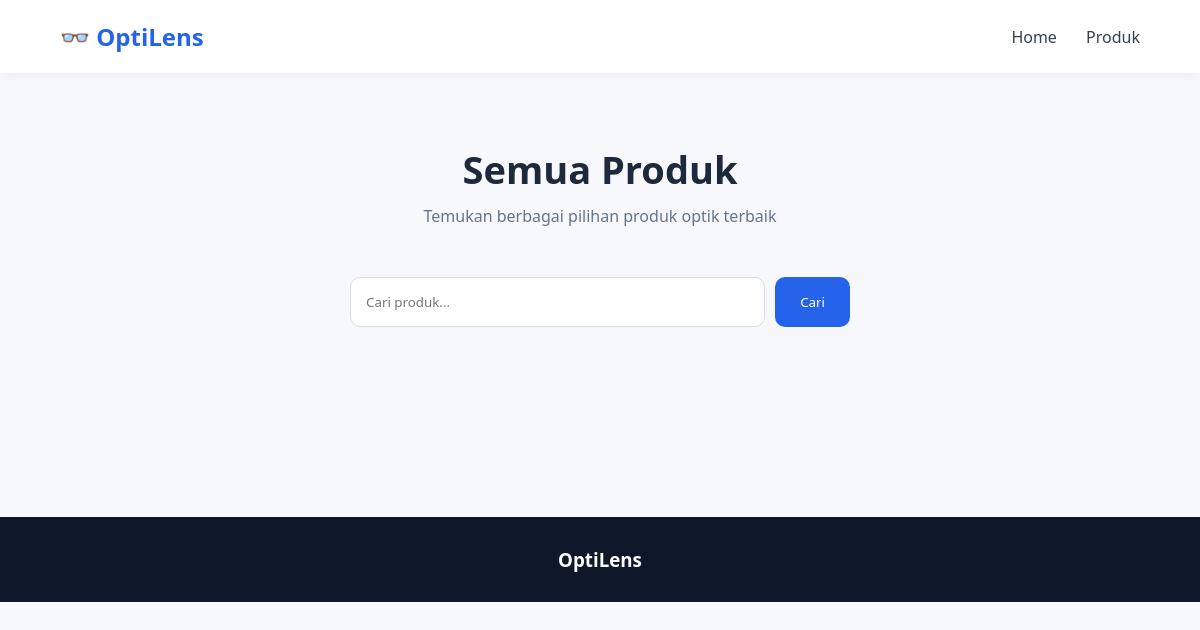
Page /produk.php on the earlier database version.
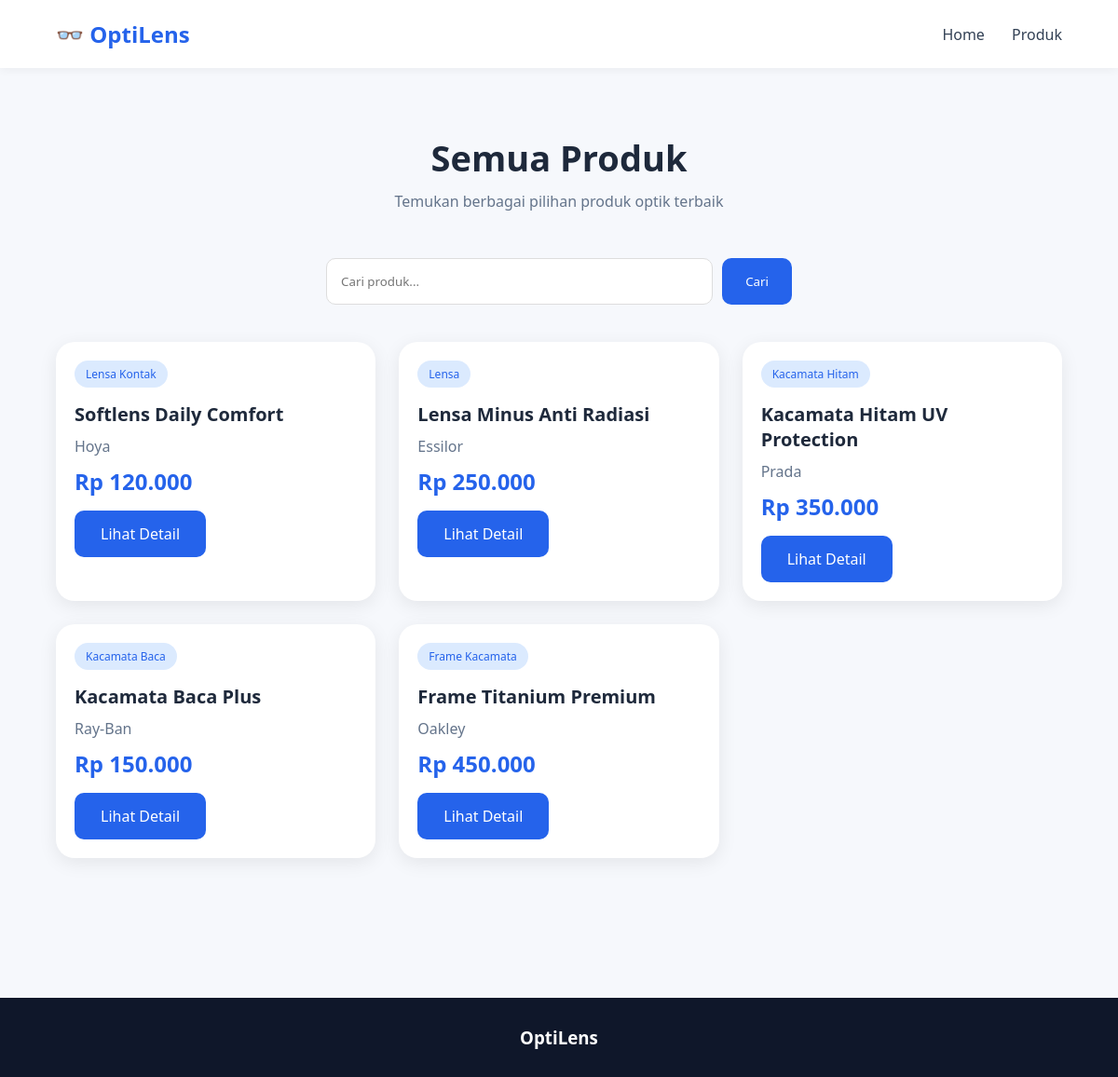
Same page on the later database version.
### tables this page shows
CREATE TABLE `produk` (
  `id` int UNSIGNED NOT NULL,
  `kategori_id` int UNSIGNED NOT NULL,
  `merek_id` int UNSIGNED DEFAULT NULL,
  `nama` varchar(200) NOT NULL,
  `slug` varchar(220) NOT NULL,
  `deskripsi` text,
  `material` varchar(100) DEFAULT NULL COMMENT 'cth: Titanium, Plastik, TR90',
  `bentuk_frame` varchar(50) DEFAULT NULL COMMENT 'cth: Oval, Square, Cat Eye, Round',
  `jenis_lensa` varchar(100) DEFAULT NULL COMMENT 'cth: Minus, Plus, Bifokal, Anti Radiasi (untuk produk lensa)',
  `harga` decimal(12,2) NOT NULL,
  `harga_coret` decimal(12,2) DEFAULT NULL,
  `berat_gram` smallint UNSIGNED DEFAULT NULL,
  `is_aktif` tinyint(1) NOT NULL DEFAULT '1',
  `is_featured` tinyint(1) NOT NULL DEFAULT '0',
  `terjual` int UNSIGNED NOT NULL DEFAULT '0',
  `rating_avg` decimal(3,2) NOT NULL DEFAULT '0.00',
  `rating_count` int UNSIGNED NOT NULL DEFAULT '0',
  `created_at` datetime NOT NULL DEFAULT CURRENT_TIMESTAMP,
  `updated_at` datetime NOT NULL DEFAULT CURRENT_TIMESTAMP ON UPDATE CURRENT_TIMESTAMP
);

CREATE TABLE `kategori` (
  `id` int UNSIGNED NOT NULL,
  `nama` varchar(100) NOT NULL,
  `slug` varchar(120) NOT NULL,
  `deskripsi` text,
  `gambar` varchar(255) DEFAULT NULL,
  `urutan` int NOT NULL DEFAULT '0',
  `created_at` datetime NOT NULL DEFAULT CURRENT_TIMESTAMP
);

CREATE TABLE `merek` (
  `id` int UNSIGNED NOT NULL,
  `nama` varchar(100) NOT NULL,
  `slug` varchar(120) NOT NULL,
  `logo` varchar(255) DEFAULT NULL,
  `is_aktif` tinyint(1) NOT NULL DEFAULT '1'
);

### produk.php (the view, shortened to what this page needs)
<?php
require_once "config/database.php";
$keyword = '';
$query = mysqli_query(
    $conn,
    "SELECT
        p.*,
        k.nama AS kategori,
        m.nama AS merek
    FROM produk p
    LEFT JOIN kategori k ON p.kategori_id = k.id
    LEFT JOIN merek m ON p.merek_id = m.id
    WHERE p.is_aktif = 1
    AND p.nama LIKE '%$keyword%'
    ORDER BY p.id DESC"
);
?>
<!DOCTYPE html>
<html>
<head>
<link rel="stylesheet" href="assets/style.css">
</head>
<body>
<nav class="navbar">
<div class="container nav-content">
<div class="logo">
👓 OptiLens
</div>
<div class="menu">
<a href="index.php">Home</a>
<a href="produk.php">Produk</a>
</div>
</div>
</nav>
<section class="section">
<div class="container">
<div class="section-title">
<h2>Semua Produk</h2>
<p>
Temukan berbagai pilihan produk optik terbaik
</p>
</div>
<form method="GET">
<div class="search-box">
<input
type="text"
name="cari"
placeholder="Cari produk..."
value="<?= $keyword ?>"
>
<button type="submit">
Cari
</button>
</div>
</form>
<div class="products">
<?php while($row = mysqli_fetch_assoc($query)): ?>
<div class="product-card">
<div class="product-body">
<div class="badge">
<?= $row['kategori']; ?>
</div>
<h3 class="product-title">
<?= $row['nama']; ?>
</h3>
<p style="color:#64748b; margin-bottom:10px;">
<?= $row['merek']; ?>
</p>
<div class="price">
Rp <?= number_format($row['harga'],0,',','.') ?>
</div>
<a
href="detail-produk.php?id=<?= $row['id']; ?>"
class="btn"
>
Lihat Detail
</a>
</div>
</div>
<?php endwhile; ?>
</div>
</div>
</section>
<footer class="footer">
<h3>OptiLens</h3>
</footer>
</body>
</html>

### assets/style.css (style rules this page uses)
* { margin:0; padding:0; box-sizing:border-box; font-family:'Segoe UI',sans-serif; }
body { background:#f6f8fc; color:#1e293b; }
.container { width:90%; max-width:1200px; margin:auto; }
.navbar { background:white; position:sticky; top:0; z-index:100; box-shadow:0 2px 10px rgba(0,0,0,.05); }
.nav-content { display:flex; justify-content:space-between; align-items:center; padding:20px 0; }
.logo { font-size:24px; font-weight:700; color:#2563eb; }
.menu a { text-decoration:none; color:#334155; margin-left:25px; font-weight:500; }
.btn { display:inline-block; background:#2563eb; color:white; text-decoration:none; padding:14px 28px; border-radius:10px; transition:.3s; }
.section { padding:70px 0; }
.section-title { text-align:center; margin-bottom:50px; }
.section-title h2 { font-size:38px; }
.section-title p { color:#64748b; margin-top:10px; }
.products { display:grid; grid-template-columns:repeat(3,1fr); gap:25px; }
.product-card { background:white; border-radius:20px; overflow:hidden; box-shadow:0 5px 20px rgba(0,0,0,.08); transition:.3s; }
.product-body { padding:20px; }
.badge { background:#dbeafe; color:#2563eb; padding:6px 12px; border-radius:30px; font-size:12px; display:inline-block; margin-bottom:15px; }
.product-title { font-size:20px; margin-bottom:10px; }
.price { color:#2563eb; font-size:24px; font-weight:bold; margin-bottom:15px; }
.footer { background:#0f172a; color:white; text-align:center; padding:30px; margin-top:80px; }

### produk.php (style rules this page uses)
.search-box { max-width:500px; margin:0 auto 40px; display:flex; gap:10px; }
.search-box input { flex:1; padding:15px; border:1px solid #ddd; border-radius:10px; }
.search-box button { background:#2563eb; color:white; border:none; padding:15px 25px; border-radius:10px; cursor:pointer; }

Differences in the rows shown:
added produk: kategori.nama "Lensa Kontak", nama "Softlens Daily Comfort", merek.nama "Hoya", harga "120.000"
added produk: kategori.nama "Lensa", nama "Lensa Minus Anti Radiasi", merek.nama "Essilor", harga "250.000"
added produk: kategori.nama "Kacamata Hitam", nama "Kacamata Hitam UV Protection", merek.nama "Prada", harga "350.000"
added produk: kategori.nama "Kacamata Baca", nama "Kacamata Baca Plus", merek.nama "Ray-Ban", harga "150.000"
added produk: kategori.nama "Frame Kacamata", nama "Frame Titanium Premium", merek.nama "Oakley", harga "450.000"
